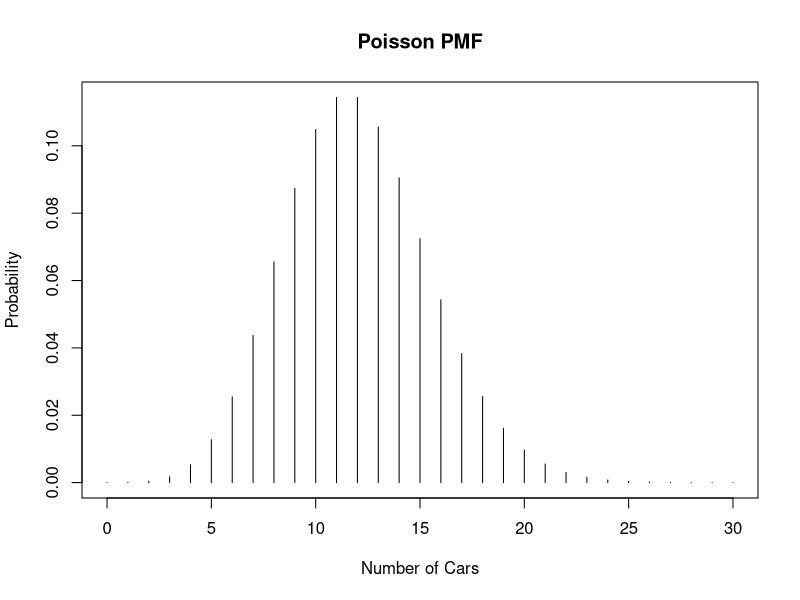
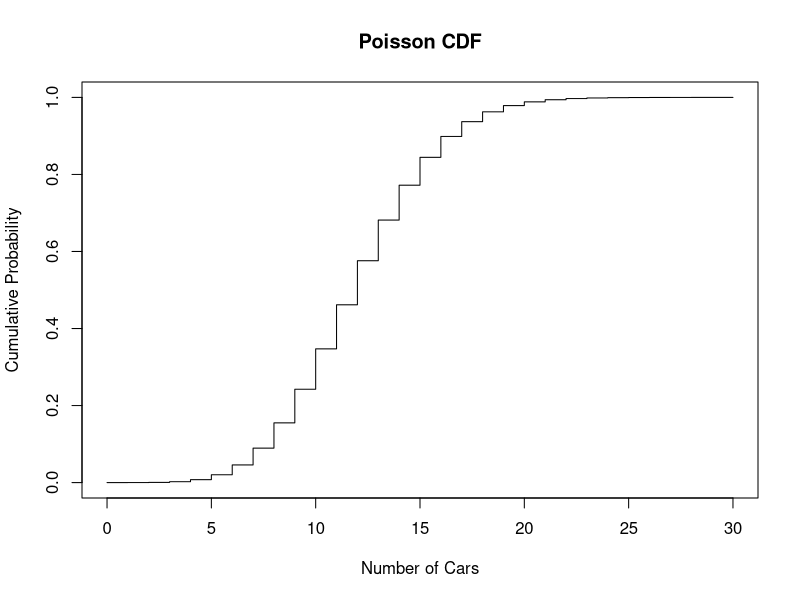
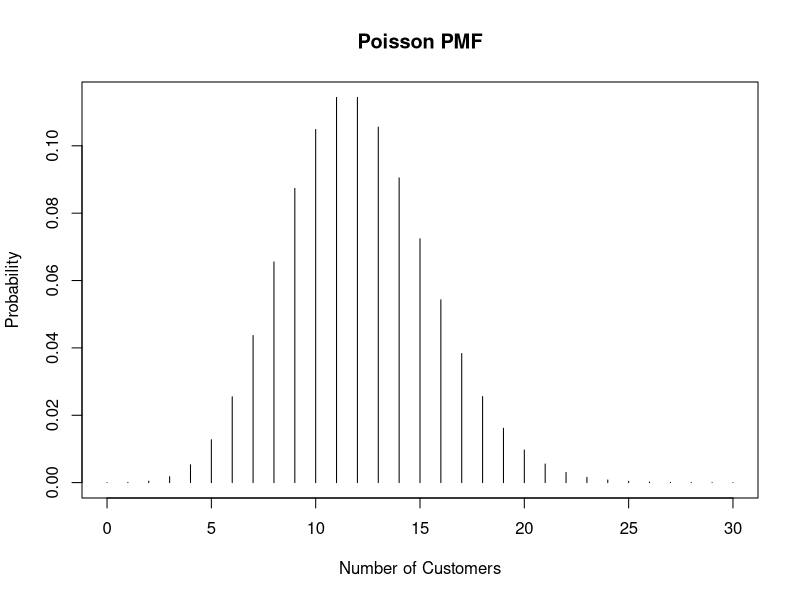
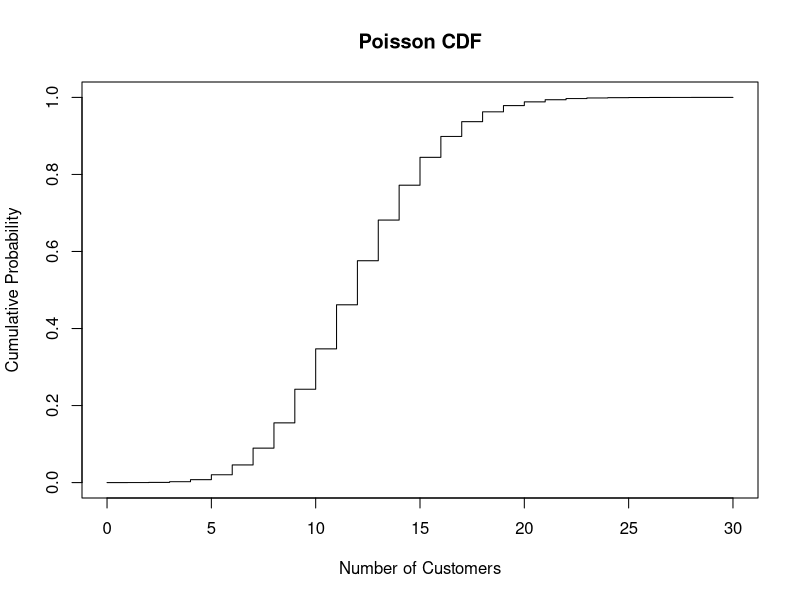
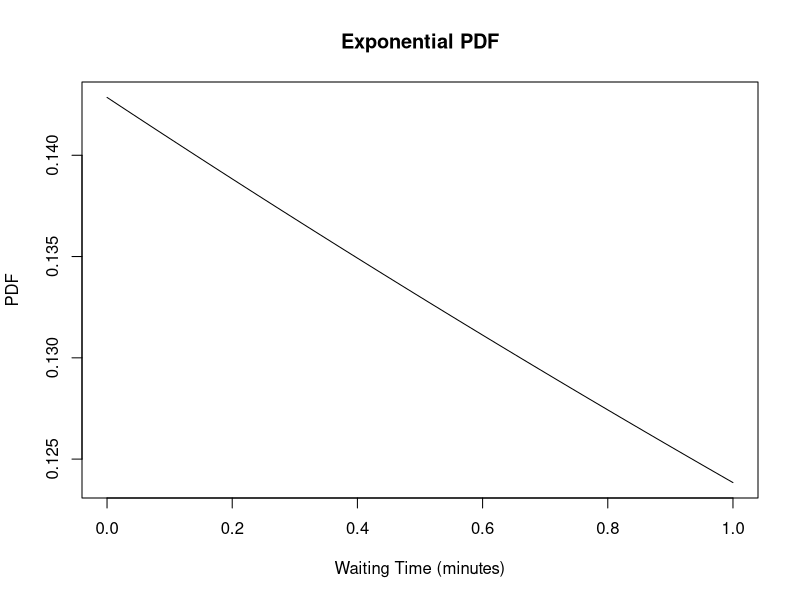
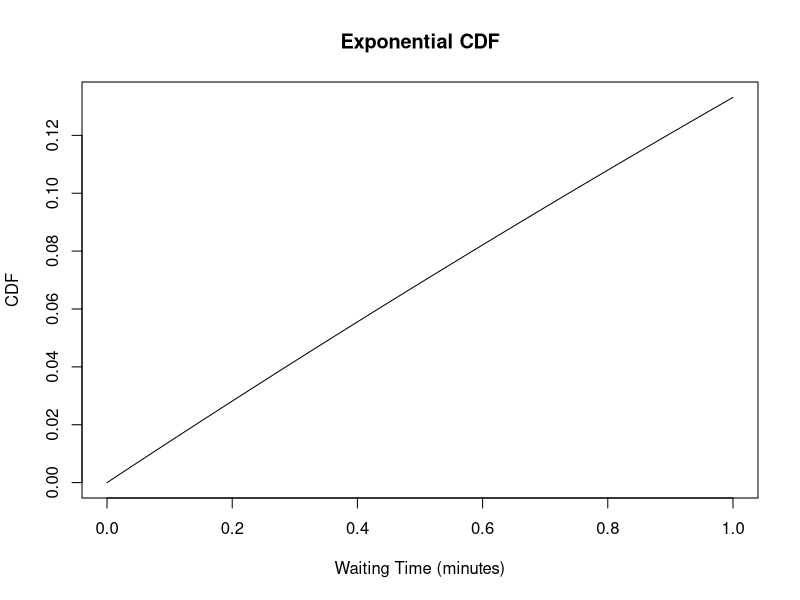
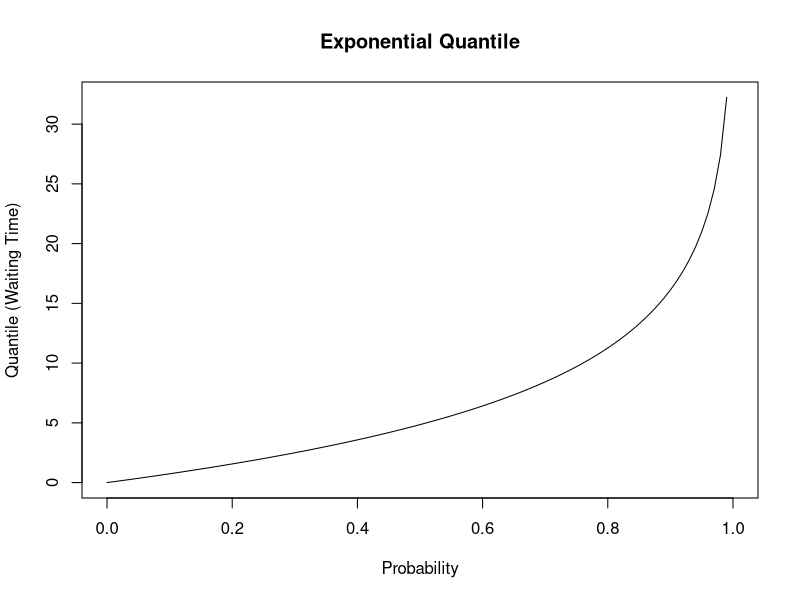
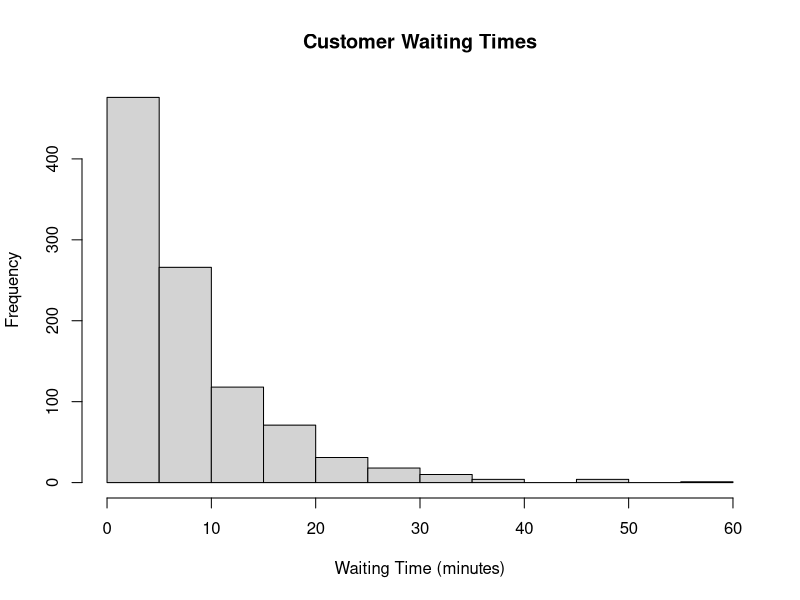

These figures' R source, in order:
## ---- chunk 1
knitr::opts_chunk$set(echo = TRUE)
## ---- chunk 2
# Number of questions
n_questions = 12
# Probability of success where success means getting the correct answer
p_success = 1/5
# Number of successes where success represents correct answers
x = 0:n_questions
# Probability distribution function
probability_distribution = dbinom(x, size = n_questions, prob = p_success)
# Cumulative distribution function
cumulative_distribution = pbinom(x, size = n_questions, prob = p_success)
# Create a data frame to display the results
distribution_data = data.frame(Number_of_Correct_Answers = x, Probability = probability_distribution, Cumulative_Probability = cumulative_distribution)
# Print the distribution data
print(distribution_data)
## ---- chunk 3
# Probability of having four or fewer correct answers
probability_4_or_less = pbinom(4,12,1/5)

# Print the result
cat("Probability of having four or fewer correct answers:", probability_4_or_less, "\n")
## ---- chunk 4
# Average number of cars crossing the bridge per minute
lambda = 12
# Number of cars (x)
x = 0:30
# Probability mass function (PMF)
probability_distribution = dpois(x, lambda)
probability_distribution
# Cumulative distribution function (CDF)
cumulative_distribution = ppois(x, lambda)
cumulative_distribution
# Plot the probability distribution
plot(x, probability_distribution, type = "h", xlab = "Number of Cars", ylab = "Probability", main = "Poisson PMF")
# Plot the cumulative distribution
plot(x, cumulative_distribution, type = "s", xlab = "Number of Cars", ylab = "Cumulative Probability", main = "Poisson CDF")
## ---- chunk 5
# Average number of cars crossing the bridge per minute
lambda = 12
# Number of cars
x = 17
# Probability of having seventeen or more cars
probability_17_or_more = 1 - ppois(x - 1, lambda)
# Print the result
cat("Probability of having seventeen or more cars crossing the bridge:", probability_17_or_more, "\n")
## ---- chunk 6
#P(X = x) = 1/100 for x in {1, 2, ..., 100}
#P(X = x) = 0 for all other values of x
## ---- chunk 7
# Number of participants
n_participants = 100

# Probability of each raffle ticket number
probability_distribution = rep(1/n_participants, n_participants)

# Cumulative distribution function
cumulative_distribution = cumsum(probability_distribution)

# Create a data frame to display the results
distribution_data = data.frame(Raffle_Ticket_Number = 1:n_participants, Probability = probability_distribution, Cumulative_Probability = cumulative_distribution)

# Print the distribution data
print(distribution_data)
## ---- chunk 8
# Calculate the probability of winning in the range [30, 45]
probability_in_range = sum(probability_distribution[30:45])

cat("Probability of winning in the range [30, 45]:", probability_in_range, "\n")

## ---- chunk 9
# Average number of customers entering in a 15-minute interval
lambda = 12
# Number of customers (x)
x = 0:30
# Probability mass function (PMF)
probability_distribution = dpois(x, lambda)
probability_distribution
# Cumulative distribution function (CDF)
cumulative_distribution = ppois(x, lambda)
cumulative_distribution
# Plot the probability distribution
plot(x, probability_distribution, type = "h", xlab = "Number of Customers", ylab = "Probability", main = "Poisson PMF")
# Plot the cumulative distribution
plot(x, cumulative_distribution, type = "s", xlab = "Number of Customers", ylab = "Cumulative Probability", main = "Poisson CDF")
## ---- chunk 10
# Probability of exactly 15 customers
probability_15_customers = dpois(15, lambda)

# Print the result
cat("Probability of exactly 15 customers:", probability_15_customers, "\n")
## ---- chunk 11
# Parameters
lambda = 1/7
# Create a sequence of x values for the plot
x = seq(0, 1, by = 0.01)  # Adjusted range from 0 to 1
# Probability Density Function (PDF)
pdf_values = lambda * exp(-lambda * x)
# Cumulative Distribution Function (CDF)
cdf_values = 1 - exp(-lambda * x)
# Quantile (Inverse CDF) Distribution Function
quantile_values = -log(1 - x) / lambda
# Plot the PDF
plot(x, pdf_values, type = "l", xlab = "Waiting Time (minutes)", ylab = "PDF", main = "Exponential PDF")
# Plot the CDF
plot(x, cdf_values, type = "l", xlab = "Waiting Time (minutes)", ylab = "CDF", main = "Exponential CDF")
# Plot the Quantile Distribution Function
plot(x, quantile_values, type = "l", xlab = "Probability", ylab = "Quantile (Waiting Time)", main = "Exponential Quantile")
## ---- chunk 12
# Simulate waiting times
set.seed(42)
waiting_times = rexp(999, rate = lambda)

# Create a histogram
hist(waiting_times, breaks = 20, xlab = "Waiting Time (minutes)", ylab = "Frequency", main = "Customer Waiting Times")

## ---- chunk 13
# Probability of waiting longer than 10 minutes
probability_longer_than_10_minutes <- 1 - pexp(10, rate = lambda)

cat("Probability of waiting longer than 10 minutes:", probability_longer_than_10_minutes, "\n")

## ---- chunk 14
# Probability of passing an inspection
p_pass = 0.95

# Sequence of x values for the plot
x = c(0, 1)  # Values 0 (failure) and 1 (success)

# Probability Density Function (PDF) for a Bernoulli distribution
pdf_values = ifelse(x == 1, p_pass, 1 - p_pass)

# Cumulative Distribution Function (CDF) for a Bernoulli distribution
cdf_values = ifelse(x == 1, p_pass, 1)

# Quantile (Inverse CDF) Distribution Function for a Bernoulli distribution
quantile_values = ifelse(x >= p_pass, 1, 0)

# Plot the PDF
plot(x, pdf_values, type = "h", xlab = "Outcome (0 = Failure, 1 = Success)", ylab = "PDF", main = "Bernoulli PDF")

# Plot the CDF
plot(x, cdf_values, type = "s", xlab = "Outcome (0 = Failure, 1 = Success)", ylab = "CDF", main = "Bernoulli CDF")

# Plot the Quantile Distribution Function
plot(x, quantile_values, type = "s", xlab = "Probability", ylab = "Quantile (Outcome)", main = "Bernoulli Quantile")

## ---- chunk 15
# Number of inspections
n_inspections = 1000

# Simulate random samples
set.seed(42)
random_samples = rbinom(999, n_inspections, p_pass)

# Create a histogram
hist(random_samples, breaks = seq(0, n_inspections, by = 10), xlab = "Number of Passed Inspections", ylab = "Frequency", main = "Product Inspection Results")

## ---- chunk 16
# Probability of at least 900 out of 1000 items passing the inspection
probability_at_least_900 = 1 - pbinom(899, n_inspections, p_pass)

cat("Probability of at least 900 out of 1000 items passing the inspection:", probability_at_least_900, "\n")

## ---- chunk 17
# Parameters for the normal distribution
mean_iq = 100
sd_iq = 15
# Sequence of x values for the plot
x = seq(40, 160, by = 1)
# Probability Density Function (PDF) for the normal distribution
pdf_values = dnorm(x, mean = mean_iq, sd = sd_iq)
# Cumulative Distribution Function (CDF) for the normal distribution
cdf_values = pnorm(x, mean = mean_iq, sd = sd_iq)
# Quantile (Inverse CDF) Distribution Function for the normal distribution
quantile_values = qnorm(seq(0.01, 0.99, by = 0.01), mean = mean_iq, sd = sd_iq)
# Plot the PDF
plot(x, pdf_values, type = "l", xlab = "IQ Score", ylab = "PDF", main = "Normal Distribution PDF")
# Plot the CDF
plot(x, cdf_values, type = "l", xlab = "IQ Score", ylab = "CDF", main = "Normal Distribution CDF")
# Plot the Quantile Distribution Function
plot(quantile_values, seq(0.01, 0.99, by = 0.01), type = "l", xlab = "Probability", ylab = "IQ Score", main = "Normal Distribution Quantile")
## ---- chunk 18
# Simulate random IQ scores
set.seed(42)
random_iq_scores = rnorm(999, mean_iq, sd_iq)

# Create a histogram
hist(random_iq_scores, breaks = seq(40, 160, by = 5), xlab = "IQ Score", ylab = "Frequency", main = "IQ Score Distribution")

## ---- chunk 19
# Parameters for the normal distribution
mean_iq = 100
sd_iq = 15

# IQ score threshold
iq_threshold = 130

# Calculate the percentage of the population with an IQ score above 130
percentage_above_130 = 1 - pnorm(iq_threshold, mean = mean_iq, sd = sd_iq)

cat("Percentage of the population with an IQ score above 130:", percentage_above_130 * 100, "%\n")


